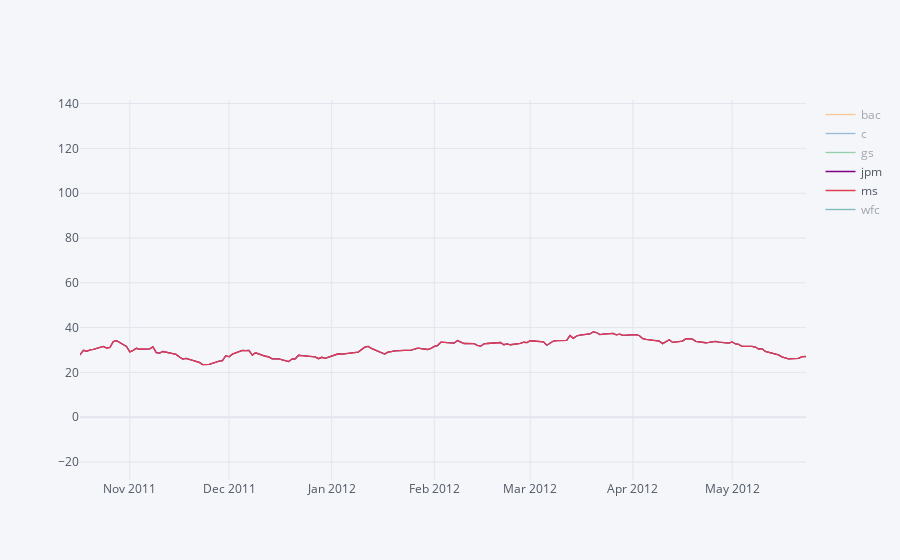

Here is the notebook cell this chart was saved with:
### Code cell
bank_stocks.xs(key='Close',axis=1,level='Stock Info').iplot() #plotly graph

### Figure 1 — Plotly figure (JSON) as saved in the notebook; plotly's stock layout.template omitted (floating-point values rounded to 4 significant figures; data arrays with more than 128 entries replaced by an {"elided": "..."} marker saying what was removed)
{"data": [{"line": {"color": "rgba(255, 153, 51, 1.0)", "dash": "solid", "shape": "linear", "width": 1.3}, "mode": "lines", "name": "bac", "text": "", "type": "scatter", "visible": "legendonly", "x": {"elided": "2517 str values"}, "y": {"elided": "2517 float values"}}, {"line": {"color": "rgba(55, 128, 191, 1.0)", "dash": "solid", "shape": "linear", "width": 1.3}, "mode": "lines", "name": "c", "text": "", "type": "scatter", "visible": "legendonly", "x": {"elided": "2517 str values"}, "y": {"elided": "2517 float values"}}, {"line": {"color": "rgba(50, 171, 96, 1.0)", "dash": "solid", "shape": "linear", "width": 1.3}, "mode": "lines", "name": "gs", "text": "", "type": "scatter", "visible": "legendonly", "x": {"elided": "2517 str values"}, "y": {"elided": "2517 float values"}}, {"line": {"color": "rgba(128, 0, 128, 1.0)", "dash": "solid", "shape": "linear", "width": 1.3}, "mode": "lines", "name": "jpm", "text": "", "type": "scatter", "visible": true, "x": {"elided": "2517 str values"}, "y": {"elided": "2517 float values"}}, {"line": {"color": "rgba(219, 64, 82, 1.0)", "dash": "solid", "shape": "linear", "width": 1.3}, "mode": "lines", "name": "ms", "text": "", "type": "scatter", "visible": true, "x": {"elided": "2517 str values"}, "y": {"elided": "2517 float values"}}, {"line": {"color": "rgba(0, 128, 128, 1.0)", "dash": "solid", "shape": "linear", "width": 1.3}, "mode": "lines", "name": "wfc", "text": "", "type": "scatter", "visible": "legendonly", "x": {"elided": "2517 str values"}, "y": {"elided": "2517 float values"}}], "layout": {"autosize": true, "legend": {"bgcolor": "#F5F6F9", "font": {"color": "#4D5663"}}, "paper_bgcolor": "#F5F6F9", "plot_bgcolor": "#F5F6F9", "title": {"font": {"color": "#4D5663"}}, "xaxis": {"autorange": false, "gridcolor": "#E1E5ED", "range": ["2011-10-16 22:54:56.9736", "2012-05-23 07:21:56.5407"], "showgrid": true, "tickfont": {"color": "#4D5663"}, "title": {"font": {"color": "#4D5663"}, "text": ""}, "type": "date", "zerolinecolor": "#E1E5ED"}, "yaxis": {"autorange": false, "gridcolor": "#E1E5ED", "range": [-28.02, 141.6], "showgrid": true, "tickfont": {"color": "#4D5663"}, "title": {"font": {"color": "#4D5663"}, "text": ""}, "type": "linear", "zerolinecolor": "#E1E5ED"}}}
